Frame 1 (no input): blank canvas, image omitted
Frame 60 (the mouse pressed at the canvas centre just before this capture): blank canvas, image omitted
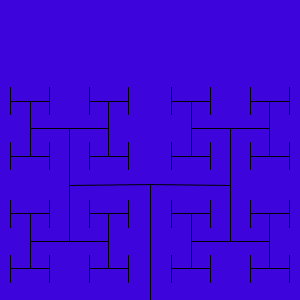
Frame 120 (the mouse held since frame 60 and released just before this capture)

The Processing sketch whose frames 1 and 60 were blank and that drew this single picture after the mouse press (run headless with seeded random() and noise(); from frame 60 on, the mouse is pressed at the canvas centre):

// Processing sketch: processing_174478
// ── processing_174478.pde

void setup() {
  size(300, 300);
  smooth();
  
}
 
void draw() {
  background(#3D04DB);
 
  pushMatrix();
  translate(width/2, height);
  branch(map(mouseY,0,width,30,200));
  popMatrix();
}
 
void branch(float len) {  
  line(0, 2, 0, -len);
  translate(0, -len);
 
  len *= 0.7;
  float theta = map(mouseX, 0, width, 0, PI);
   
  if (len > 10) {
    pushMatrix();
    rotate(theta);
    branch(len);      
    popMatrix();     
    
    pushMatrix();
    rotate(-theta);
    branch(len);
    popMatrix();
     
  }
}
 
